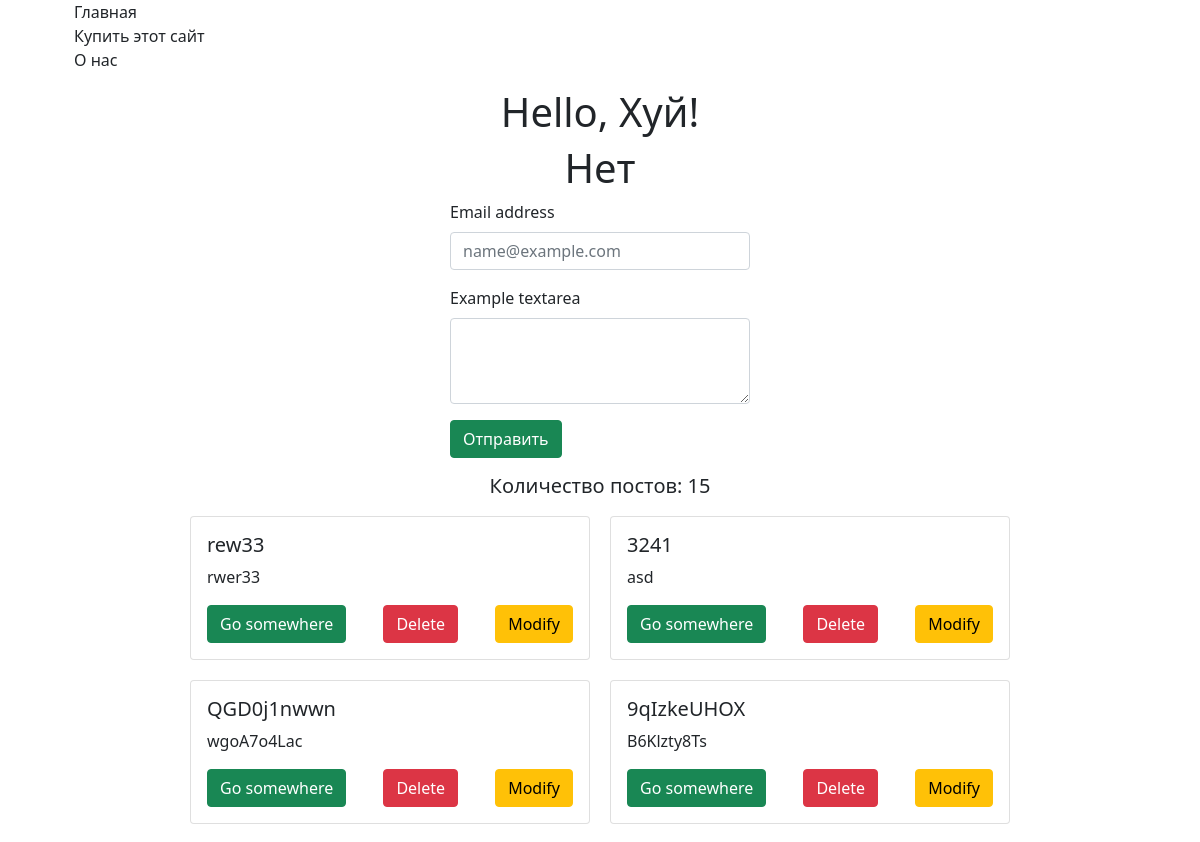
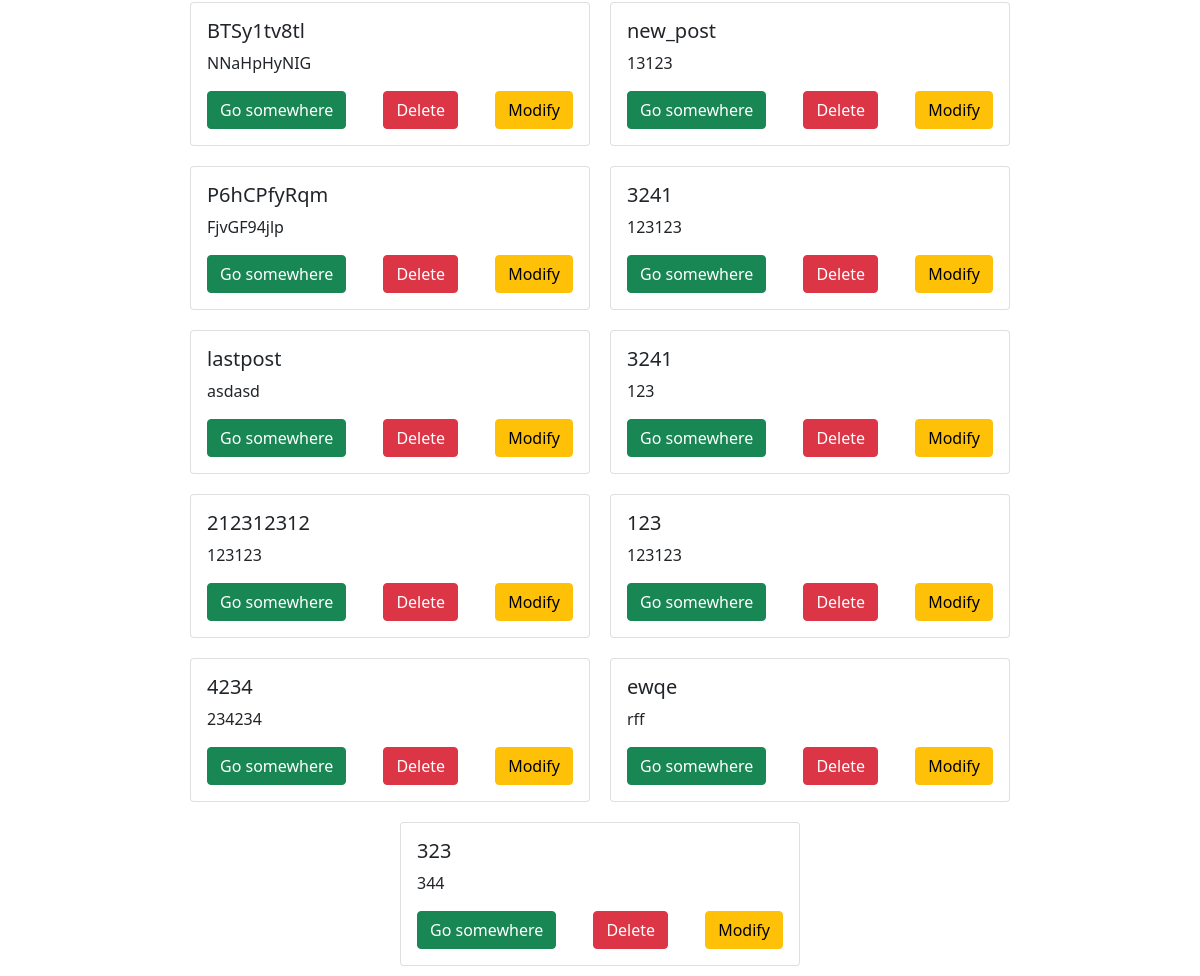
Before: / with the older database file (2 pictures, top to bottom).
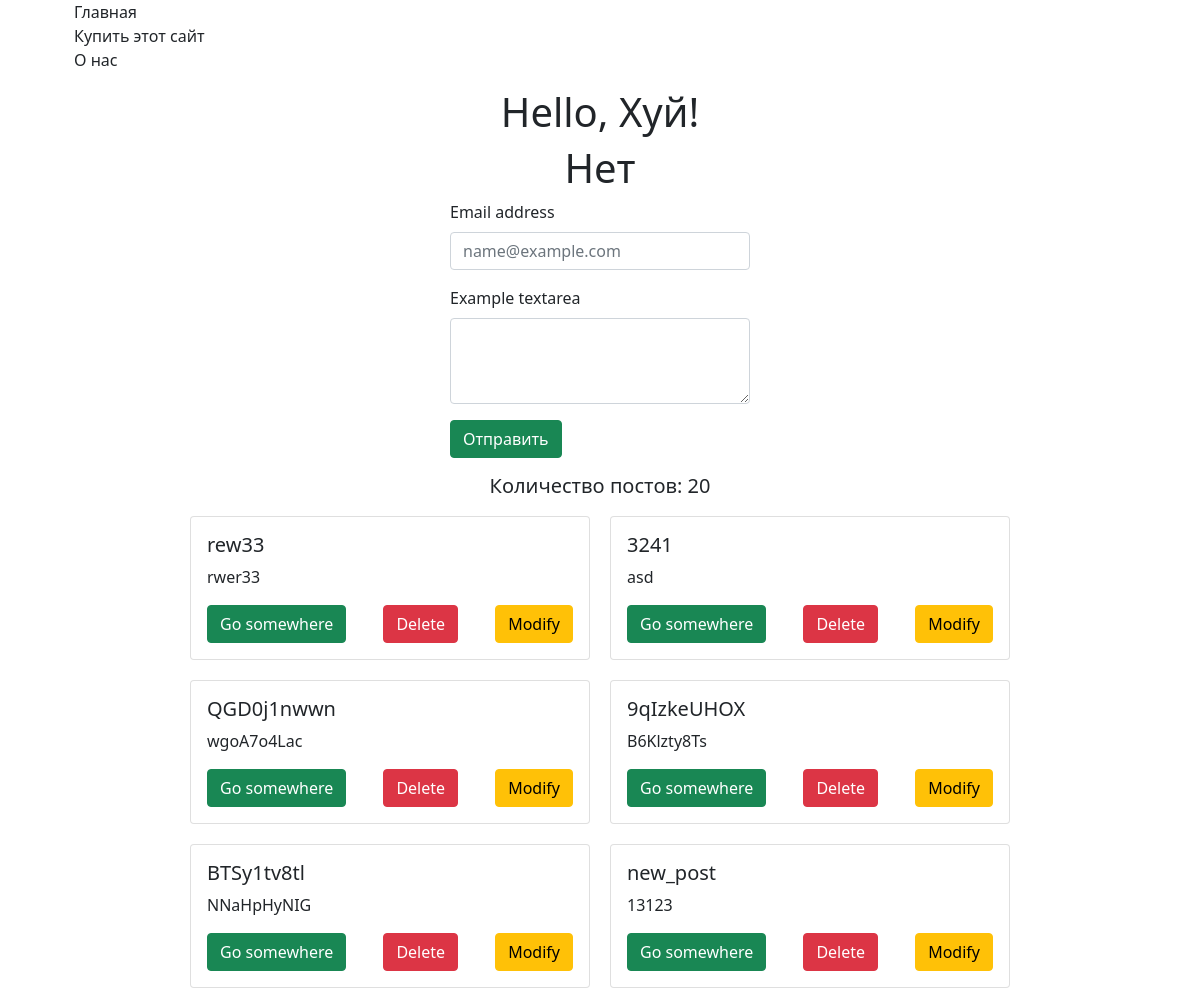
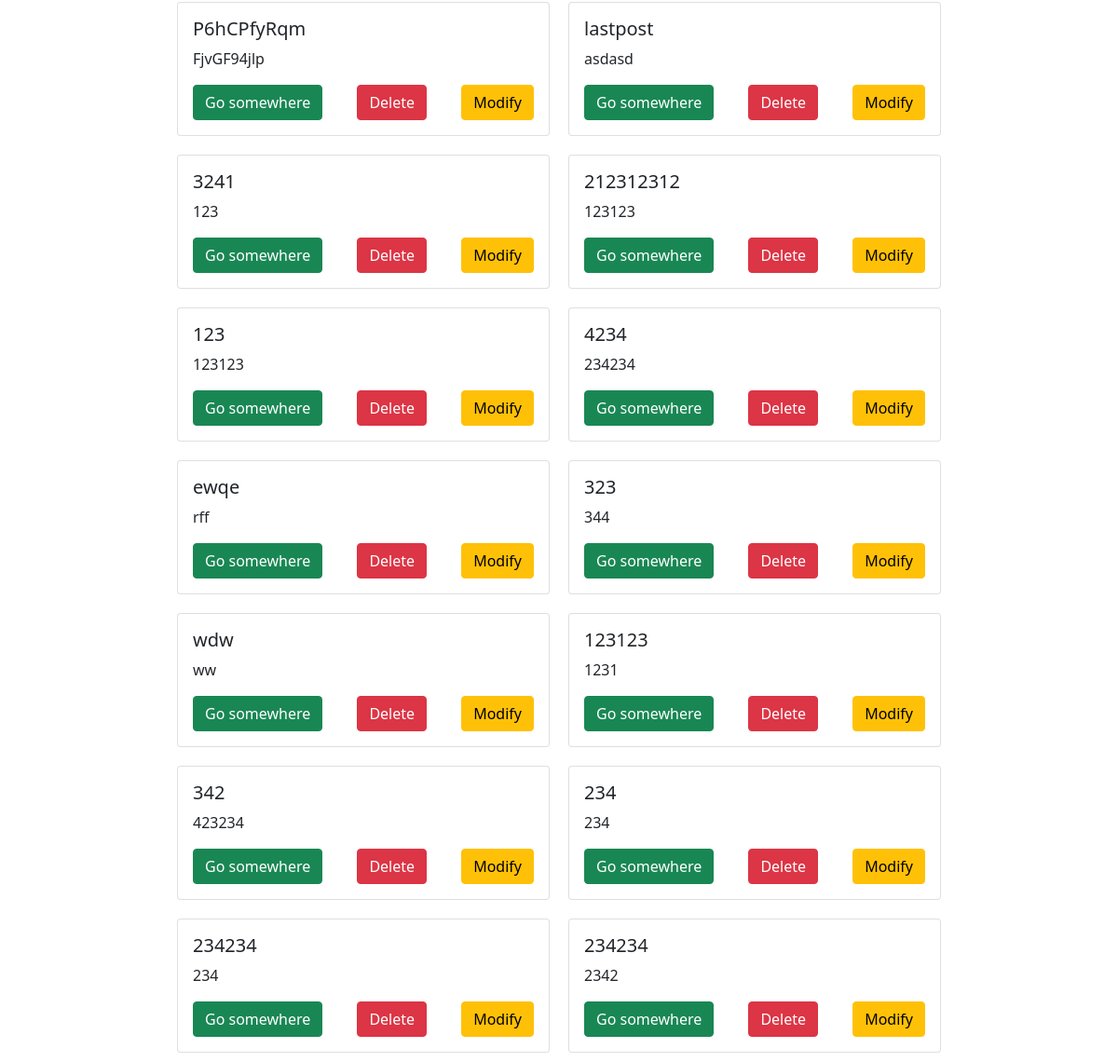
After: the same page with the newer database file (2 pictures, top to bottom).
### tables this page shows
CREATE TABLE posts (
id INTEGER PRIMARY KEY AUTOINCREMENT,
header TEXT NOT NULL,
body TEXT NOT NULL,
timestamp DATATIME DEFAULT CURRENT_TIMESTAMP
);

### app.py (the view)
@app.route('/')
def index():
    db = get_db()
    page = request.args.get('page')
    posts = getAllPosts(db, page)
    return render_template('index.html', posts=posts, post_counter=post_counter(db), title="Блог", menu=menu)

### app.py (called while the page is built)
def get_db():
    if not hasattr(g, 'link_db'):
        g.link_db = connect_db(app)
    return g.link_db

### database.py (called while the page is built)
def connect_db(app):
    conn=sqlite3.connect(app.config['DATABASE'])
    conn.row_factory = sqlite3.Row
    return conn

def post_counter(db):
    cursor = db.cursor()
    record_counter = cursor.execute('SELECT count(*) AS total FROM posts').fetchone()['total']
    return record_counter

def getAllPosts(db, page):
    cursor = db.cursor()
    if(page == None):
        page = 1
    else:
        page = int(page)
    offset = 3
    print(page * offset)
    record = cursor.execute('SELECT * FROM posts LIMIT 100 OFFSET ?', [(page - 1) * offset])
    return record.fetchall()

### templates/index.html (shortened to what this page needs)
{% extends "base.html" %}
    {% block content %}
    {{ super() }}
    <div class="d-flex align-items-center flex-column mb-3">
        <h1>Hello, Хуй!</h1>
    {% if name %}
    <h1>Hello {{ name }}!</h1>
    {% else %}
    <h1>Нет</h1>
    {% endif %}
    <form class="formo" action="/create_post" method="post">
        <div class="mb-3">
            <label for="exampleFormControlInput1" class="form-label">Email address</label>
            <input type="text" name="header" class="form-control" id="exampleFormControlInput1"
                placeholder="name@example.com">
        </div>
        <div class="mb-3">
            <label for="exampleFormControlTextarea1" class="form-label">Example textarea</label>
            <textarea class="form-control" name="body" id="exampleFormControlTextarea1" rows="3"></textarea>
        </div>
        <button class="btn btn-success" type="submit">
            Отправить
        </button>
    </form>
</div>
    {% if posts %}
    <h5 class="posts_count">Количество постов: {{ posts|length }}</h5>
    {% else %}
    <h5 class="no_posts">У вас нет постов</h5>
    {% endif %}
    <div class="d-flex flex-wrap justify-content-center">
        {% for post in posts %}
    <div class="card">
        <div class="card-body">
          <h5 class="card-title">{{post.header}}</h5>
          <p class="card-text">{{post.body}}</p>
          <div class="buttons">
            <a href="post/{{post.id}}" class="btn btn-success">Go somewhere</a>
            <a href="delete/{{post.id}}" class="btn btn-danger">Delete</a>
            <a href="modify_post/{{post.id}}" class="btn btn-warning">Modify</a>
          </div>
        </div>
    </div>
    {% endfor %}
    </div>
    {% endblock %}

### templates/base.html (shortened to what this page needs)
<!DOCTYPE html>
<html lang="en">
<head>
    <link rel="stylesheet" href="{{ url_for('static', filename='styles/bootstrap.css') }}">
    <link rel="stylesheet" href="{{ url_for('static', filename='styles/style.css') }}">
</head>
<body>
    <div class="container">
        {% block content %}
        <ul>
        {% for m in menu %}
            <li>
                {{ m }}
            </li>
        {% endfor %}
        </ul>
        {% endblock %}
    </div>
</body>
</html>

### static/styles/style.css (style rules this page uses)
.formo { width: 300px }
ul { list-style-type: none; }
.buttons { display: flex; justify-content: space-between; }
.posts_count { text-align: center; }
.card { width: 400px; margin: 10px; }

Changed rows visible on the page:
removed posts: header "3241", body "123123"
added posts: header "wdw", body "ww"
added posts: header "123123", body "1231"
added posts: header "342", body "423234"
added posts: header "234", body "234"
added posts: header "234234", body "234"
added posts: header "234234", body "2342"
Other visible differences:
{{ posts|length }}: "15" → "20"
